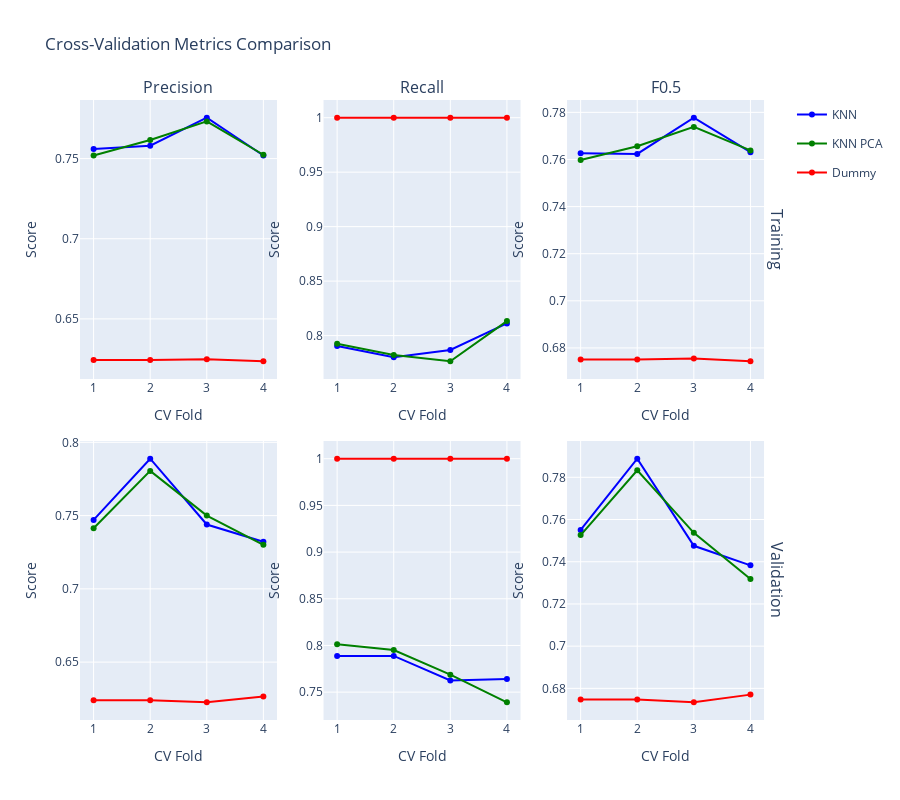

Notebook source saved alongside this figure:
### Code cell
# CV details
params = {
    "dummy":{
        "cv_folds": cv_folds,
        "random_state": seed,
        "strategy": "most_frequent",
        "beta": beta,
    },
    "knn": {
        "cv_folds": cv_folds,
        "beta": beta,
        "weights": "uniform",
        "scaler": RobustScaler(),
        "seed": seed,
        "n_neighbors": grid_search.best_params_['classifier__n_neighbors'],
        "pca": None,
    },
    "knn_pca": {
        "cv_folds": cv_folds,
        "beta": beta,
        "weights": "uniform",
        "scaler": RobustScaler(),
        "seed": seed,
        "n_neighbors": grid_search.best_params_['classifier__n_neighbors'],
        "pca": PCA(n_components=n_components, random_state=seed),
    },
}

knn = KNEstimator(params["knn"])
knn_pca = KNEstimator(params["knn_pca"])
dummy = DummyEstimator(params["dummy"])

dummy_cv_score = dummy.cross_validate(X_train, y_train)
print("Dummy CV score : ", dummy_cv_score)
knn_cv_score = knn.cross_validate(X_train, y_train)
print("Knn CV score : ",knn_cv_score)
knn_pca_cv_score = knn_pca.cross_validate(X_train, y_train)
print("Knn + pca CV score : ", knn_pca_cv_score)

# Fold metric plots
fig = make_subplots(
    rows=2, cols=3,
    subplot_titles=('Precision', 'Recall', f'F{beta}'),
    row_titles=['Training', 'Validation'],
    vertical_spacing=0.1
)


colors = {'knn': 'blue', 'dummy': 'red', 'knn_pca': 'green'}

for i, metric in enumerate(['precision', 'recall', f'F{beta}'], 1):
    # KNN training
    fig.add_trace(
        go.Scatter(
            x=list(range(1, cv_folds + 1)),
            y=knn.cv_scores['train'][metric],
            mode='lines+markers',
            name='KNN' if i == 1 else None,
            line=dict(color=colors['knn']),
            legendgroup='knn',
            showlegend=(i == 1)
        ),
        row=1, col=i
    )

    fig.add_trace(
        go.Scatter(
            x=list(range(1, cv_folds + 1)),
            y=knn_pca.cv_scores['train'][metric],
            mode='lines+markers',
            name='KNN PCA' if i == 1 else None,
            line=dict(color=colors['knn_pca']),
            legendgroup='knn pca',
            showlegend=(i == 1)
        ),
        row=1, col=i
    )
    
    # Dummy training
    fig.add_trace(
        go.Scatter(
            x=list(range(1, cv_folds + 1)),
            y=dummy.cv_scores['train'][metric],
            mode='lines+markers',
            name='Dummy' if i == 1 else None,
            line=dict(color=colors['dummy']),
            legendgroup='dummy',
            showlegend=(i == 1)
        ),
        row=1, col=i
    )

for i, metric in enumerate(['precision', 'recall', f'F{beta}'], 1):
    # KNN validation
    fig.add_trace(
        go.Scatter(
            x=list(range(1, cv_folds + 1)),
            y=knn.cv_scores['valid'][metric],
            mode='lines+markers',
            name=None,
            line=dict(color=colors['knn']),
            legendgroup='knn',
            showlegend=False
        ),
        row=2, col=i
    )

    fig.add_trace(
        go.Scatter(
            x=list(range(1, cv_folds + 1)),
            y=knn_pca.cv_scores['valid'][metric],
            mode='lines+markers',
            name=None,
            line=dict(color=colors['knn_pca']),
            legendgroup='knn pca',
            showlegend=False
        ),
        row=2, col=i
    )
    
    # Dummy validation
    fig.add_trace(
        go.Scatter(
            x=list(range(1, cv_folds + 1)),
            y=dummy.cv_scores['valid'][metric],
            mode='lines+markers',
            name=None,
            line=dict(color=colors['dummy']),
            legendgroup='dummy',
            showlegend=False
        ),
        row=2, col=i
    )

fig.update_layout(
    title='Cross-Validation Metrics Comparison',
    height=800,
    showlegend=True
)

fig.update_xaxes(title_text="CV Fold")
fig.update_yaxes(title_text="Score")

fig.show()

### Figure 1 — Plotly figure (JSON) as saved in the notebook; plotly's stock layout.template omitted (floating-point values rounded to 4 significant figures)
{"data": [{"legendgroup": "knn", "line": {"color": "blue"}, "mode": "lines+markers", "name": "KNN", "showlegend": true, "type": "scatter", "x": [1, 2, 3, 4], "xaxis": "x", "y": [0.756, 0.7581, 0.7755, 0.7519], "yaxis": "y"}, {"legendgroup": "knn pca", "line": {"color": "green"}, "mode": "lines+markers", "name": "KNN PCA", "showlegend": true, "type": "scatter", "x": [1, 2, 3, 4], "xaxis": "x", "y": [0.752, 0.7616, 0.7732, 0.7524], "yaxis": "y"}, {"legendgroup": "dummy", "line": {"color": "red"}, "mode": "lines+markers", "name": "Dummy", "showlegend": true, "type": "scatter", "x": [1, 2, 3, 4], "xaxis": "x", "y": [0.6244, 0.6244, 0.6248, 0.6235], "yaxis": "y"}, {"legendgroup": "knn", "line": {"color": "blue"}, "mode": "lines+markers", "showlegend": false, "type": "scatter", "x": [1, 2, 3, 4], "xaxis": "x2", "y": [0.7905, 0.7801, 0.7867, 0.8112], "yaxis": "y2"}, {"legendgroup": "knn pca", "line": {"color": "green"}, "mode": "lines+markers", "showlegend": false, "type": "scatter", "x": [1, 2, 3, 4], "xaxis": "x2", "y": [0.7925, 0.7822, 0.7764, 0.8133], "yaxis": "y2"}, {"legendgroup": "dummy", "line": {"color": "red"}, "mode": "lines+markers", "showlegend": false, "type": "scatter", "x": [1, 2, 3, 4], "xaxis": "x2", "y": [1, 1, 1, 1], "yaxis": "y2"}, {"legendgroup": "knn", "line": {"color": "blue"}, "mode": "lines+markers", "showlegend": false, "type": "scatter", "x": [1, 2, 3, 4], "xaxis": "x3", "y": [0.7626, 0.7624, 0.7777, 0.7631], "yaxis": "y3"}, {"legendgroup": "knn pca", "line": {"color": "green"}, "mode": "lines+markers", "showlegend": false, "type": "scatter", "x": [1, 2, 3, 4], "xaxis": "x3", "y": [0.7597, 0.7656, 0.7738, 0.7638], "yaxis": "y3"}, {"legendgroup": "dummy", "line": {"color": "red"}, "mode": "lines+markers", "showlegend": false, "type": "scatter", "x": [1, 2, 3, 4], "xaxis": "x3", "y": [0.6751, 0.6751, 0.6755, 0.6743], "yaxis": "y3"}, {"legendgroup": "knn", "line": {"color": "blue"}, "mode": "lines+markers", "showlegend": false, "type": "scatter", "x": [1, 2, 3, 4], "xaxis": "x4", "y": [0.7471, 0.7888, 0.7439, 0.7321], "yaxis": "y4"}, {"legendgroup": "knn pca", "line": {"color": "green"}, "mode": "lines+markers", "showlegend": false, "type": "scatter", "x": [1, 2, 3, 4], "xaxis": "x4", "y": [0.7414, 0.7805, 0.75, 0.7301], "yaxis": "y4"}, {"legendgroup": "dummy", "line": {"color": "red"}, "mode": "lines+markers", "showlegend": false, "type": "scatter", "x": [1, 2, 3, 4], "xaxis": "x4", "y": [0.624, 0.624, 0.6226, 0.6265], "yaxis": "y4"}, {"legendgroup": "knn", "line": {"color": "blue"}, "mode": "lines+markers", "showlegend": false, "type": "scatter", "x": [1, 2, 3, 4], "xaxis": "x5", "y": [0.7888, 0.7888, 0.7625, 0.764], "yaxis": "y5"}, {"legendgroup": "knn pca", "line": {"color": "green"}, "mode": "lines+markers", "showlegend": false, "type": "scatter", "x": [1, 2, 3, 4], "xaxis": "x5", "y": [0.8012, 0.795, 0.7688, 0.7391], "yaxis": "y5"}, {"legendgroup": "dummy", "line": {"color": "red"}, "mode": "lines+markers", "showlegend": false, "type": "scatter", "x": [1, 2, 3, 4], "xaxis": "x5", "y": [1, 1, 1, 1], "yaxis": "y5"}, {"legendgroup": "knn", "line": {"color": "blue"}, "mode": "lines+markers", "showlegend": false, "type": "scatter", "x": [1, 2, 3, 4], "xaxis": "x6", "y": [0.7551, 0.7888, 0.7475, 0.7383], "yaxis": "y6"}, {"legendgroup": "knn pca", "line": {"color": "green"}, "mode": "lines+markers", "showlegend": false, "type": "scatter", "x": [1, 2, 3, 4], "xaxis": "x6", "y": [0.7526, 0.7834, 0.7537, 0.7319], "yaxis": "y6"}, {"legendgroup": "dummy", "line": {"color": "red"}, "mode": "lines+markers", "showlegend": false, "type": "scatter", "x": [1, 2, 3, 4], "xaxis": "x6", "y": [0.6748, 0.6748, 0.6734, 0.677], "yaxis": "y6"}], "layout": {"annotations": [{"font": {"size": 16}, "showarrow": false, "text": "Precision", "x": 0.1411, "xanchor": "center", "xref": "paper", "y": 1, "yanchor": "bottom", "yref": "paper"}, {"font": {"size": 16}, "showarrow": false, "text": "Recall", "x": 0.49, "xanchor": "center", "xref": "paper", "y": 1, "yanchor": "bottom", "yref": "paper"}, {"font": {"size": 16}, "showarrow": false, "text": "F0.5", "x": 0.8389, "xanchor": "center", "xref": "paper", "y": 1, "yanchor": "bottom", "yref": "paper"}, {"font": {"size": 16}, "showarrow": false, "text": "Training", "textangle": 90, "x": 0.98, "xanchor": "left", "xref": "paper", "y": 0.775, "yanchor": "middle", "yref": "paper"}, {"font": {"size": 16}, "showarrow": false, "text": "Validation", "textangle": 90, "x": 0.98, "xanchor": "left", "xref": "paper", "y": 0.225, "yanchor": "middle", "yref": "paper"}], "height": 800, "showlegend": true, "title": {"text": "Cross-Validation Metrics Comparison"}, "xaxis": {"anchor": "y", "domain": [0, 0.2822], "title": {"text": "CV Fold"}}, "xaxis2": {"anchor": "y2", "domain": [0.3489, 0.6311], "title": {"text": "CV Fold"}}, "xaxis3": {"anchor": "y3", "domain": [0.6978, 0.98], "title": {"text": "CV Fold"}}, "xaxis4": {"anchor": "y4", "domain": [0, 0.2822], "title": {"text": "CV Fold"}}, "xaxis5": {"anchor": "y5", "domain": [0.3489, 0.6311], "title": {"text": "CV Fold"}}, "xaxis6": {"anchor": "y6", "domain": [0.6978, 0.98], "title": {"text": "CV Fold"}}, "yaxis": {"anchor": "x", "domain": [0.55, 1], "title": {"text": "Score"}}, "yaxis2": {"anchor": "x2", "domain": [0.55, 1], "title": {"text": "Score"}}, "yaxis3": {"anchor": "x3", "domain": [0.55, 1], "title": {"text": "Score"}}, "yaxis4": {"anchor": "x4", "domain": [0, 0.45], "title": {"text": "Score"}}, "yaxis5": {"anchor": "x5", "domain": [0, 0.45], "title": {"text": "Score"}}, "yaxis6": {"anchor": "x6", "domain": [0, 0.45], "title": {"text": "Score"}}}}
